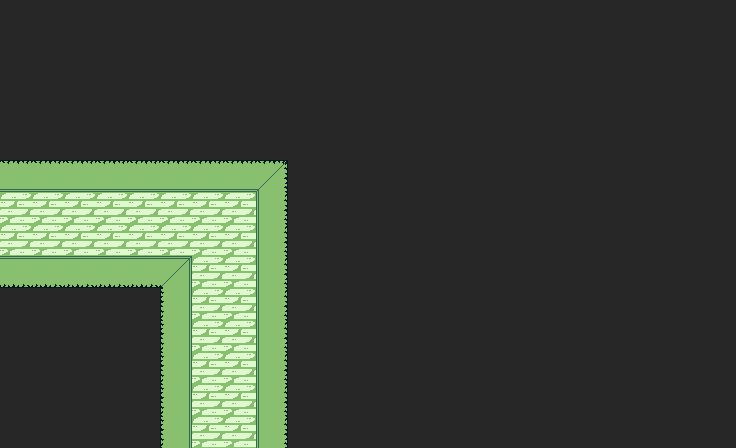

A 2D game scene composited from a Tiled map and its tileset images. What follows is a short description and the map's XML, with every tile layer's data as written:
An orthogonal 23x14 tile map with 32x32 px tiles, 1 tile layer (Vrstva dlaždic 1).

<map version="1.8" tiledversion="1.8.4" orientation="orthogonal" renderorder="right-down" width="23" height="14" tilewidth="32" tileheight="32" infinite="0" nextlayerid="2" nextobjectid="1">
 <tileset firstgid="1" source="../Zdi.tsx" />
 <layer id="1" name="Vrstva dlaždic 1" width="23" height="14">
  <data encoding="csv">
18,18,18,18,18,18,18,18,18,18,18,18,18,18,18,18,18,18,18,18,18,18,18,
18,18,18,18,18,18,18,18,18,18,18,18,18,18,18,18,18,18,18,18,18,18,18,
18,18,18,18,18,18,18,18,18,18,18,18,18,18,18,18,18,18,18,18,18,18,18,
18,18,18,18,18,18,18,18,18,18,18,18,18,18,18,18,18,18,18,18,18,18,18,
18,18,18,18,18,18,18,18,18,18,18,18,18,18,18,18,18,18,18,18,18,18,18,
6,6,6,6,6,6,6,6,7,18,18,18,18,18,18,18,18,18,18,18,18,18,18,
5,5,5,5,5,5,5,5,9,18,18,18,18,18,18,18,18,18,18,18,18,18,18,
5,5,5,5,5,5,5,5,9,18,18,18,18,18,18,18,18,18,18,18,18,18,18,
12,12,12,12,12,14,5,5,9,18,18,18,18,18,18,18,18,18,18,18,18,18,18,
18,18,18,18,18,15,5,5,9,18,18,18,18,18,18,18,18,18,18,18,18,18,18,
18,18,18,18,18,15,5,5,9,18,18,18,18,18,18,18,18,18,18,18,18,18,18,
18,18,18,18,18,15,5,5,9,18,18,18,18,18,18,18,18,18,18,18,18,18,18,
18,18,18,18,18,15,5,5,9,18,18,18,18,18,18,18,18,18,18,18,18,18,18,
18,18,18,18,18,15,5,5,9,18,18,18,18,18,18,18,18,18,18,18,18,18,18
</data>
 </layer>
</map>
